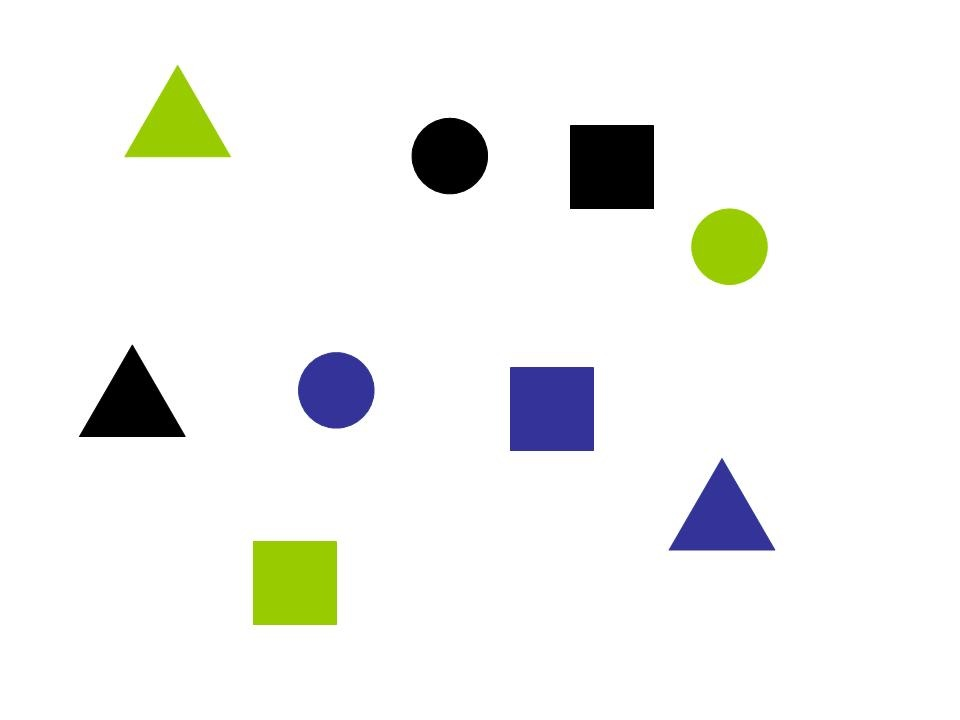
#> input picture Extraccion de Caracteristicas/Data/images/all_ideal.jpg, 960 x 720 px
$ jupyter execute Script.ipynb
#> lines starting #> are read from the running program, lines starting #| are printed output that depends on the picture; after the words box and inside, x2 and y2 are one past the last pixel; in counts of white or black regions, pixels touching at a corner belong together
# Extracción de Características

[cell 1]
import numpy as np
from PIL import Image
import skimage as ski
import matplotlib.pyplot as plt
from skimage import measure, color
from sklearn.neural_network import MLPClassifier
from sklearn.metrics import accuracy_score,classification_report,confusion_matrix

IDEAL_IMAGE = '../Data/images/all_ideal.jpg'
REAL_IMAGE = '../Data/images/all_real.jpg'

ideal_image_array = np.asarray(Image.open(IDEAL_IMAGE))
#> ideal_image_array is the input picture: shape (720, 960, 3); mean R, G, B 241.5, 242.7, 240.2
ideal_image_array_g = np.asarray(Image.open(IDEAL_IMAGE).convert('L'))

real_image_array = np.asarray(Image.open(REAL_IMAGE))
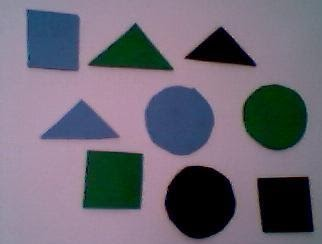
#> input picture Extraccion de Caracteristicas/Data/images/all_real.jpg, 322 x 244 px
#> real_image_array is the input picture: shape (244, 322, 3); mean R, G, B 109.7, 104.6, 117.5
real_image_array_g = np.asarray(Image.open(REAL_IMAGE).convert('L'))

print('Ideal image dimensions: ', ideal_image_array.shape)
#| Ideal image dimensions:  (720, 960, 3)
print('Real image dimensions: ', real_image_array.shape)
#| Real image dimensions:  (244, 322, 3)

[cell 2]
def binarize(image, t):
#> called with t = 200
    bw = np.zeros(image.shape)

    for i in range(image.shape[0]):
        for j in range(image.shape[1]):
            if(image[i][j] < t):
                bw[i][j] = 255
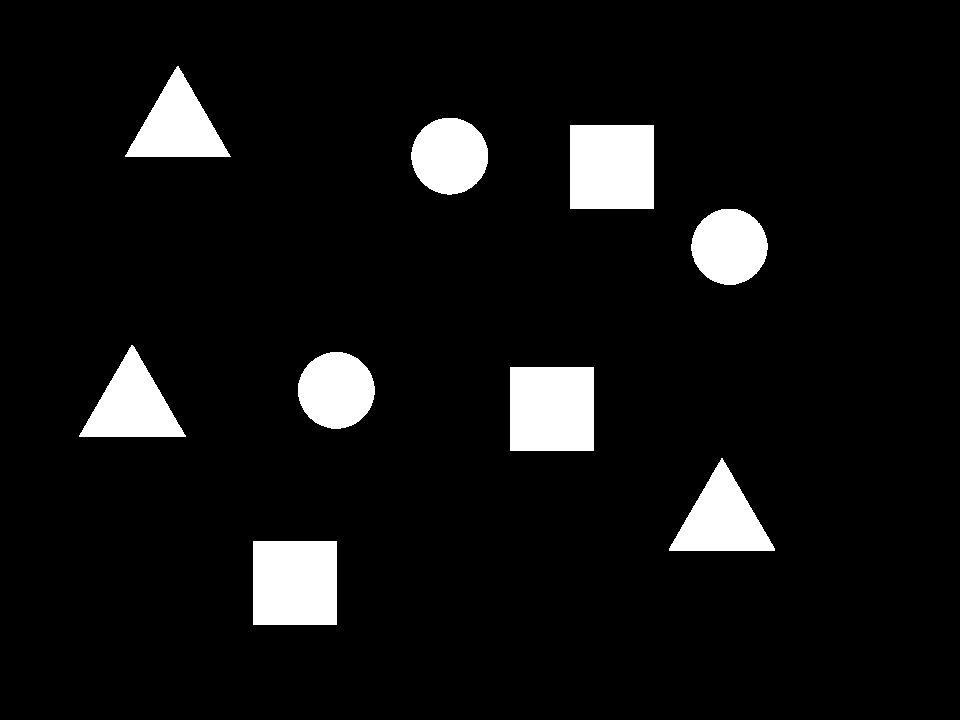
#> bw: shape (720, 960) float64; 7.2% white; 9 white regions, largest, box (x1, y1, x2, y2) and area: (570, 125, 654, 209) 7056, (510, 367, 594, 451) 7056, (253, 541, 337, 625) 7056

    return bw

## Imágenes a utilizar

### Ideal Image

[cell 3]
ideal_image_array_bw = binarize(ideal_image_array_g, 200)

fig, ax = plt.subplots(1, 3, figsize = (15, 10))
ax[0].set_title('Original')
ax[0].imshow(ideal_image_array)
ax[0].axis('off')

ax[1].set_title('Gray Scale')
ax[1].imshow(ideal_image_array_g, cmap = 'gray')
ax[1].axis('off')

ax[2].set_title('Binarized')
ax[2].imshow(ideal_image_array_bw, cmap = 'gray')
ax[2].axis('off')

plt.tight_layout()
plt.show()

### Real Image

[cell 4]
real_image_array_bw = binarize(real_image_array_g, 101)
#> call 2 of binarize, with t = 101
#> after the loop in binarize (call 2), `for i in range(image.shape[0]):`:
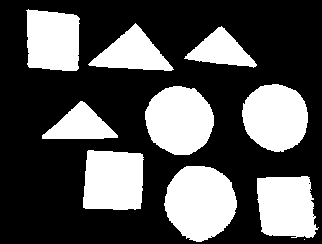
#> bw: shape (244, 322) float64; 33.1% white; 10 white regions (1 under 20 px)

fig, ax = plt.subplots(1, 3, figsize = (15, 10))
ax[0].set_title('Original')
ax[0].imshow(real_image_array)
ax[0].axis('off')

ax[1].set_title('Gray Scale')
ax[1].imshow(real_image_array_g, cmap = 'gray')
ax[1].axis('off')

ax[2].set_title('Binarized')
ax[2].imshow(real_image_array_bw, cmap = 'gray')
ax[2].axis('off')

plt.tight_layout()
plt.show()

## Extract figures from images

### Ideal image

[cell 5]
ideal_label_image=ski.measure.label(ideal_image_array_bw)
#> ideal_label_image: shape (720, 960) int64; 10 distinct labels, from 0 to 9
plt.imshow(color.label2rgb(ideal_label_image))
plt.axis('off')
plt.show()

[cell 6]
ideal_regions = ski.measure.regionprops(ideal_label_image)
#> ideal_regions = 9 regions; largest, box (x1, y1, x2, y2) and area: (570, 125, 654, 209) 7056, (510, 367, 594, 451) 7056, (253, 541, 337, 625) 7056, (669, 458, 775, 551) 5090, (79, 345, 186, 437) 5046
print('Length of regions: ', len(ideal_regions))
#| Length of regions:  9
print('Boundary box of first region: ', ideal_regions[0]['bbox'])
#| Boundary box of first region:  (66, 125, 157, 231)

[cell 7]
plt.imshow(ideal_image_array_bw[66:157, 125:231])
plt.axis('off')
plt.show()
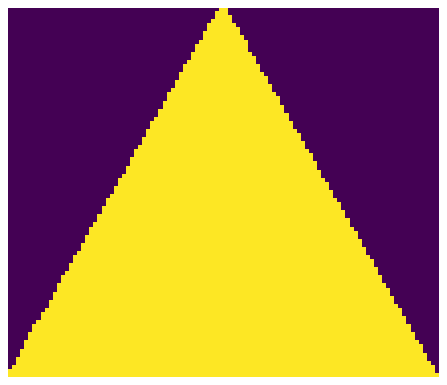
#> figure drawn by matplotlib, 1 panel

[cell 8]
fig, ax = plt.subplots(3, 3, figsize = (10, 10))

reg = 0
for i in range(3):
    for j in range(3):
        ax[i][j].set_title('Region #' + str(reg))
        bounds = ideal_regions[reg]['bbox']
        ax[i][j].imshow(ideal_image_array[bounds[0]:bounds[2], bounds[1]:bounds[3]])
        ax[i][j].axis('off')

        reg = reg + 1
#> after the loop, reg = 9

plt.tight_layout()
plt.show()

### Real image

[cell 9]
real_label_image=ski.measure.label(real_image_array_bw)
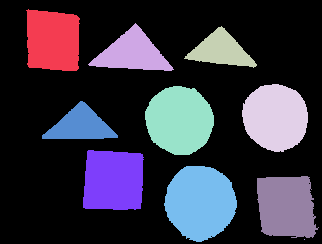
#> real_label_image: shape (244, 322) int64; 11 distinct labels, from 0 to 10; one colour per label, 0 black
plt.imshow(color.label2rgb(real_label_image))
plt.axis('off')
plt.show()
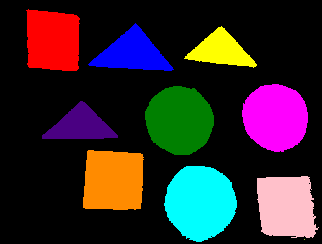
#> shown: shape (244, 322, 3) float64; mean R, G, B 0.19, 0.15, 0.167

[cell 10]
real_regions = ski.measure.regionprops(real_label_image)
#> real_regions = 10 regions; largest, box (x1, y1, x2, y2) and area: (164, 166, 237, 242) 4186, (145, 86, 214, 155) 3684, (242, 84, 308, 152) 3494, (83, 150, 144, 210) 3320, (257, 176, 319, 238) 3199
print(len(real_regions))
#| 10
print('Boundary box of first region: ', real_regions[0]['bbox'])
#| Boundary box of first region:  (9, 26, 71, 80)

[cell 11]
plt.imshow(real_image_array_bw[9:71, 26:80])
plt.axis('off')
plt.show()
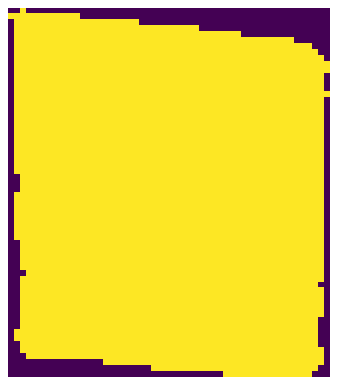
#> figure drawn by matplotlib, 1 panel

[cell 12]
fig, ax = plt.subplots(3, 3, figsize = (10, 10))

reg = 0
for i in range(3):
    for j in range(3):
        ax[i][j].set_title('Region #' + str(reg))
        bounds = real_regions[reg]['bbox']
        ax[i][j].imshow(real_image_array[bounds[0]:bounds[2], bounds[1]:bounds[3]])
        ax[i][j].axis('off')

        reg = reg + 1
#> after the loop, reg = 9

plt.tight_layout()
plt.show()
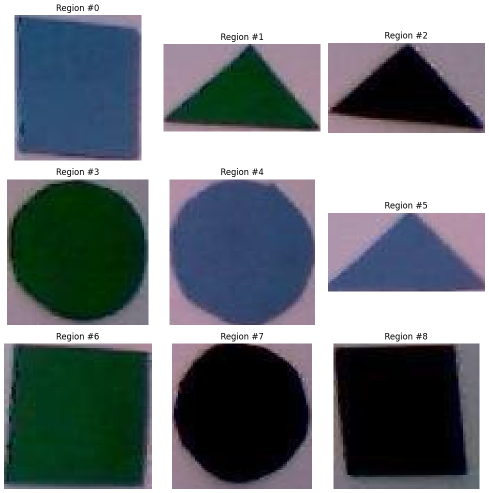
#> figure drawn by matplotlib, 9 panels

## Creating datasets

The ideal image will be the training dataset and the real image will be the test dataset

green = [1, 0, 0]
black = [0, 1, 0]
blue = [0, 1, 1]

### Color dataset

[cell 13]
X_train_color = []

for i in range(len(ideal_regions)):
    bounds = ideal_regions[i]['bbox']
    image = ideal_image_array[bounds[0]:bounds[2], bounds[1]:bounds[3]]

    color = image[image.shape[0]//2, image.shape[1]//2]

    X_train_color.append(color)
#> this loop made 9 passes
#> (bounds, color) on passes 1 to 9: ((66, 125, 157, 231), [152, 203, 0]), ((118, 411, 195, 488), [0, 0, 0]), ((125, 570, 209, 654), [0, 0, 0]), ((209, 691, 285, 768), [152, 203, 0]), ((345, 79, 437, 186), [0, 0, 0]), ((352, 298, 429, 375), [52, 51, 153]), ((367, 510, 451, 594), [52, 51, 153]), ((458, 669, 551, 775), [52, 51, 153]), ((541, 253, 625, 337), [152, 203, 0])
#> pass 1, `image = ideal_image_array[bounds[0]:bounds[2], bounds[1]:bounds[3]]`:
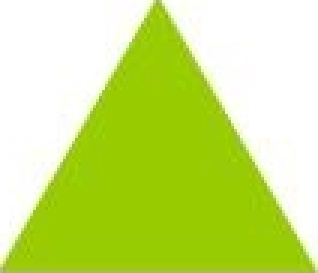
#> image: shape (91, 106, 3) (shown 3 times larger); mean R, G, B 202.2, 227.6, 125.4
#> after the loop, X_train_color = [[152, 203, 0], [0, 0, 0], [0, 0, 0], [152, 203, 0], [0, 0, 0], [52, 51, 153], [52, 51, 153], [52, 51, 153], [152, 203, 0]]

X_train_color = np.asarray(X_train_color)
X_train_color
#> Out has the same summary as X_train_color

[cell 14]
y_train_color = np.asarray([
    [1, 0, 0],
    [0, 1, 0],
    [0, 1, 0],
    [1, 0, 0],
    [0, 1, 0],
    [0, 0, 1],
    [0, 0, 1],
    [0, 0, 1],
    [1, 0, 0]
])

[cell 15]
X_test_color = []

for i in range(len(real_regions) - 1):
    bounds = real_regions[i]['bbox']
    image = real_image_array[bounds[0]:bounds[2], bounds[1]:bounds[3]]

    color = image[image.shape[0]//2, image.shape[1]//2]

    X_test_color.append(color)
#> this loop made 9 passes
#> (bounds, color) on passes 1 to 9: ((9, 26, 71, 80), [43, 77, 114]), ((23, 88, 71, 174), [0, 58, 14]), ((26, 184, 68, 257), [2, 1, 0]), ((84, 242, 152, 308), [0, 41, 5]), ((86, 145, 155, 214), [51, 70, 110]), ((101, 42, 139, 118), [63, 76, 120]), ((150, 83, 210, 144), [1, 57, 18]), ((166, 164, 242, 237), [0, 0, 0]), ((176, 257, 238, 319), [0, 0, 0])
#> pass 3, `image = real_image_array[bounds[0]:bounds[2], bounds[1]:bounds[3]]`:
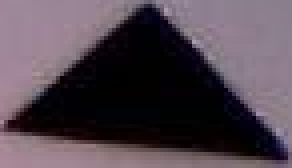
#> image: shape (42, 73, 3) (shown 4 times larger); mean R, G, B 81.6, 69.7, 78.8
#> after the loop, X_test_color = [[43, 77, 114], [0, 58, 14], [2, 1, 0], [0, 41, 5], [51, 70, 110], [63, 76, 120], [1, 57, 18], [0, 0, 0], [0, 0, 0]]

X_test_color = np.asarray(X_test_color)
X_test_color
#> Out has the same summary as X_test_color

[cell 16]
y_test_color = np.asarray([
    [0, 0, 1],
    [1, 0, 0],
    [0, 1, 0],
    [1, 0, 0],
    [0, 0, 1],
    [0, 0, 1],
    [1, 0, 0],
    [0, 1, 0],
    [0, 1, 0]
])

### Shape dataset

square = [1, 0, 0]
triangle = [0, 1, 0]
circle = [0, 0, 1]

[cell 17]
X_train_shape = []

for i in range(len(ideal_regions)):
    X_train_shape.append(ideal_regions[i].moments_hu)
#> this loop made 9 passes
#> after the loop, X_train_shape = 9 items

X_train_shape = np.asarray(X_train_shape)
X_train_shape

[cell 18]
y_train_shape = np.asarray([
    [0, 1, 0],
    [0, 0, 1],
    [1, 0, 0],
    [0, 0, 1],
    [0, 1, 0],
    [0, 0, 1],
    [1, 0, 0],
    [0, 1, 0],
    [1, 0, 0]
])

[cell 19]
X_test_shape = []

for i in range(len(real_regions) - 1):
    X_test_shape.append(real_regions[i].moments_hu)
#> after the loop, X_test_shape = 9 items

X_test_shape = np.asarray(X_test_shape)
X_test_shape

square = [1, 0, 0]
triangle = [0, 1, 0]
circle = [0, 0, 1]

[cell 20]
y_test_shape = np.asarray([
    [1, 0, 0],
    [0, 1, 0],
    [0, 1, 0],
    [0, 0, 1],
    [0, 0, 1],
    [0, 1, 0],
    [1, 0, 0],
    [0, 0, 1],
    [1, 0, 0]
])

## Creating the classifiers

[cell 21]
clf_color = MLPClassifier(solver='lbfgs', alpha=1e-5, hidden_layer_sizes=(10, 2))
clf_color.fit(X_train_color, y_train_color)
color_predictions = clf_color.predict(X_test_color)
#> color_predictions = [[0, 0, 0], [0, 0, 0], [0, 0, 0], [0, 0, 0], [0, 0, 0], [0, 0, 0], [0, 0, 0], [0, 0, 0], [0, 0, 0]]

color_predictions
#> Out has the same summary as color_predictions

[cell 22]
accuracy_score(color_predictions, y_test_color)
#> Out = 0

[cell 23]
clf_shape = MLPClassifier(solver='lbfgs', alpha=1e-5, hidden_layer_sizes=(10, 2))
clf_shape.fit(X_train_shape, y_train_shape)
shape_predictions = clf_shape.predict(X_test_shape)
#> shape_predictions has the same summary as color_predictions

shape_predictions
#> Out has the same summary as color_predictions

[cell 24]
accuracy_score(shape_predictions, y_test_shape)
#> Out = 0
